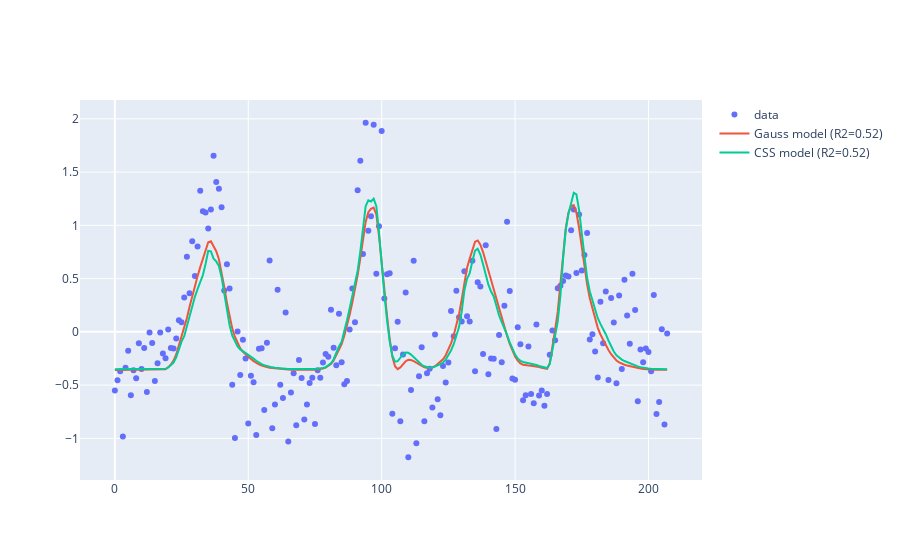

The cell this chart's notebook holds for it:
### Code cell
num_vert = 0
import plotly.graph_objects as go
fig = go.Figure()
fig.add_trace(go.Scatter(y=data_fsnative_[:,num_vert], name='data', mode='markers'))
fig.add_trace(go.Scatter(y=gauss_pred_mat[:,num_vert], name='Gauss model (R2={:1.2f})'.format(gauss_fit_mat[num_vert,-1])))
fig.add_trace(go.Scatter(y=css_pred_mat[:,num_vert], name='CSS model (R2={:1.2f})'.format(css_fit_mat[num_vert,-1])))
fig.show()

### Figure 1 — Plotly figure (JSON) as saved in the notebook; plotly's stock layout.template omitted (floating-point values rounded to 4 significant figures; data arrays with more than 128 entries replaced by an {"elided": "..."} marker saying what was removed)
{"data": [{"mode": "markers", "name": "data", "type": "scatter", "y": {"elided": "208 float values"}}, {"name": "Gauss model (R2=0.52)", "type": "scatter", "y": {"elided": "208 float values"}}, {"name": "CSS model (R2=0.52)", "type": "scatter", "y": {"elided": "208 float values"}}], "layout": {"autosize": true, "xaxis": {"autorange": true, "range": [-12.12, 219.1]}, "yaxis": {"autorange": true, "range": [-1.436, 2.222], "type": "linear"}}}
